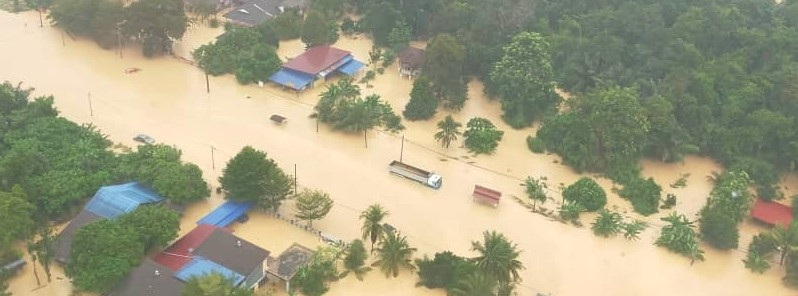
#> input picture dataset/images/0.jpg, 798 x 296 px; its folder holds only this picture in this run
$ jupyter execute --allow-errors simple_bgr_segmentation.ipynb
#> lines starting #> are read from the running program, lines starting #| are printed output that depends on the picture; after the words box and inside, x2 and y2 are one past the last pixel; in counts of white or black regions, pixels touching at a corner belong together
#> further down, image is the input picture: shape (296, 798, 3); mean B, G, R 130.5, 158.5, 161.3
[cell 1]
import cv2
import numpy as np

def simple_bgr_water_segmentation(image):

    B = image[:,:,0].astype(np.float32)
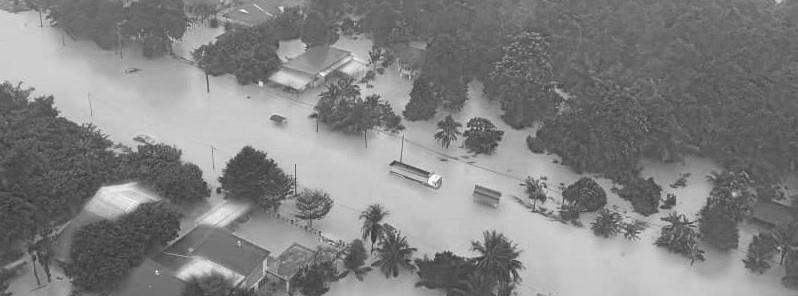
#> B: shape (296, 798) float32; min 49, max 251, mean 130.5
    G = image[:,:,1].astype(np.float32)
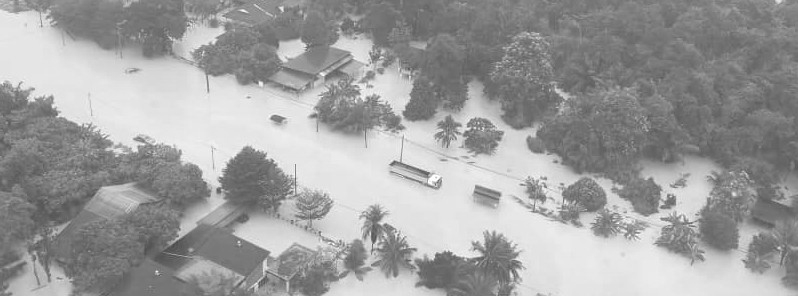
#> G: shape (296, 798) float32; min 73, max 255, mean 158.5
    R = image[:,:,2].astype(np.float32)
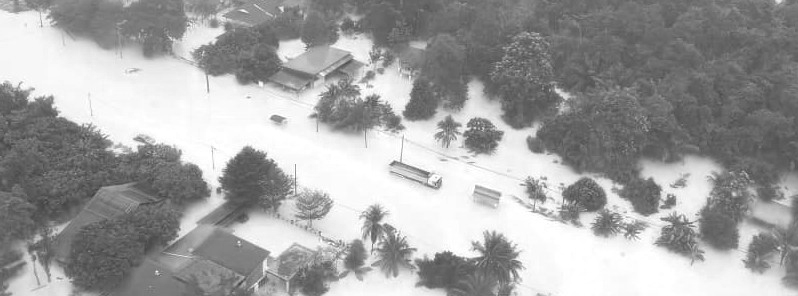
#> R: shape (296, 798) float32; min 64, max 255, mean 161.3


    condition = (R > 80) & (G > 80) & (R >= G) & (R > B) & (G > B) & (B>40)
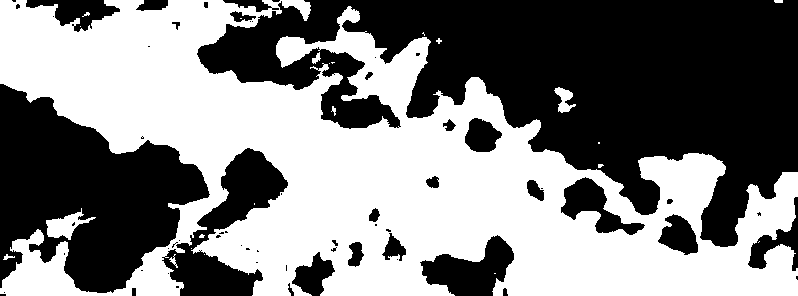
#> condition: shape (296, 798) bool; 50.2% white; 63 black regions (36 under 20 px), largest, box (x1, y1, x2, y2) and area: (197, 0, 798, 247) 72602, (0, 84, 210, 293) 25432, (162, 148, 288, 296) 6915
#> `result = simple_bgr_water_segmentation(image)`:
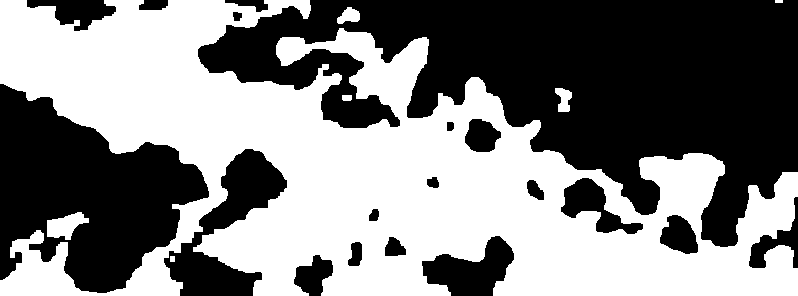
#> result: shape (296, 798); 50.5% white; 19 black regions, largest, box (x1, y1, x2, y2) and area: (198, 0, 798, 247) 72672, (0, 84, 209, 293) 25380, (164, 149, 287, 296) 6826


    mask = np.zeros_like(R, dtype=np.uint8)
    mask[condition] = 255

    #Optional cleanup
    kernel = np.ones((5,5), np.uint8)
    mask = cv2.morphologyEx(mask, cv2.MORPH_CLOSE, kernel)
    mask = cv2.morphologyEx(mask, cv2.MORPH_OPEN, kernel)


    return mask

#> (a cell that did not finish here is left out)
